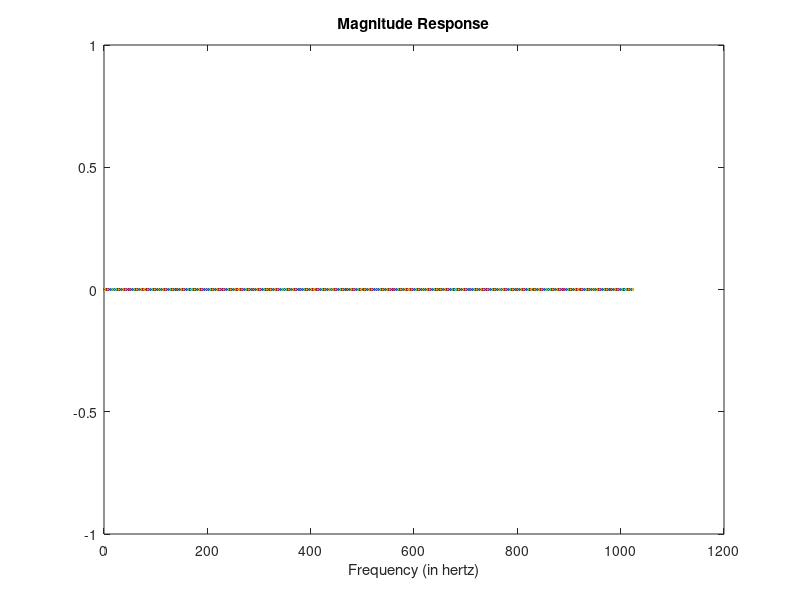

MATLAB code for this plot: (Note: this script raises an error after producing the figure.)
% +=====+=====+=====+=====+=====+=====+=====+=====+=====+=====+=====+=====+
% SCRIPT SUMMARY:
% Sample input audio at Fs = 48KHz, perform a 512 point FFT, do a pitch shift
% perform a 512 point IFFT, and output the resulting audio. 
%
% The goal is to test that this doesn't cause any unexpected distortion to 
% the signal.
% +=====+=====+=====+=====+=====+=====+=====+=====+=====+=====+=====+=====+
close all
clear all
clc

% +-----+-----+-----+-----+-----+-----+-----+-----+-----+-----+-----+-----+
% USER CONFIGURATIONS
% +-----+-----+-----+-----+-----+-----+-----+-----+-----+-----+-----+-----+
% SOURCE: 'Sample' -> from FILE, 'PureTone' -> from generated sine wave
% +-----+-----+-----+-----+-----+-----+-----+-----+-----+-----+-----+-----+
SOURCE      = 'PureTone';
FS          = 48000;
FFT_SIZE    = 512;
FILE        = 'MiddleC.mp3';
START       = 1.25;
END         = 1.5;
HAMMING     = 0;
GEN_FREQ    = 261.6256;

% +-----+-----+-----+-----+-----+-----+-----+-----+-----+-----+-----+-----+
% SCRIPT BEGIN
% +-----+-----+-----+-----+-----+-----+-----+-----+-----+-----+-----+-----+

fftResolution = FS/FFT_SIZE;

% sample the audio at 48 KHz and convert LR data to mono
audio48KHzMono = [];
if strcmp(SOURCE, 'Sample')
    % SAMPLE 
    [audio,fsOriginal] = audioread(FILE, [FS*START FS*END]);
    audio48kHz = resample(audio,fsOriginal, FS);
    audio48KHzMono = (audio48kHz(:,1) + audio48kHz(:,2))/2; % (L + R) / 2 = mono
else
    % PURETONE
    audio48KHzMono = 0.25*sin(2*pi*GEN_FREQ*(FS*START:FS*END)/FS);
end

% figure data for plotting new FFT data
fgh = figure(); % create a figure
f = 0:2*FFT_SIZE;
plotHandle = plot(f,0);
xlabel('Frequency (in hertz)');
title('Magnitude Response');

% prompt user to input shift amount, then press ENTER to run once
while(1)
    shift = input('PITCH SHIFT (93.7 Hz): ');
    
    disp("Playing original audio..");
    sound(real(audio48KHzMono),FS); % test the filtered output data
    disp("-------------------------");

    % perform the 512-point FFT/IFFT on the audio.
    audioProcessed = zeros(1, length(audio48KHzMono));
    try
        for n = 1:FFT_SIZE-1:length(audio48KHzMono)
            nRange = (n:n+FFT_SIZE-1);

            % FFT with hamming window ----------------------------
            winvec = hamming(FFT_SIZE);
            
            % perform FFT with or without hamming window
            if HAMMING == 0
                winvec = 1;
            end
            
            bins = fft(audio48KHzMono(nRange).*winvec, FFT_SIZE);
            
            % pitch shift ----------------------------------------
            processedBins = pitchShift512V1(bins, shift); 
            
            % IFFT -----------------------------------------------
            audioProcessed(nRange)= ifft(processedBins, FFT_SIZE);
        end
    catch
       disp("Length of audio sample array is != multiple of 512")
    end
    
	% plot the final processed bins (orange) vs the original bins (blue)
	set(plotHandle,...
        'XData', fftResolution*(0:length(processedBins)-1),... 
        'YData',real(processedBins))

    disp("Playing processed audio..");
    sound(real(audioProcessed),FS); % test the filtered output data
    disp("-------------------------");
end
